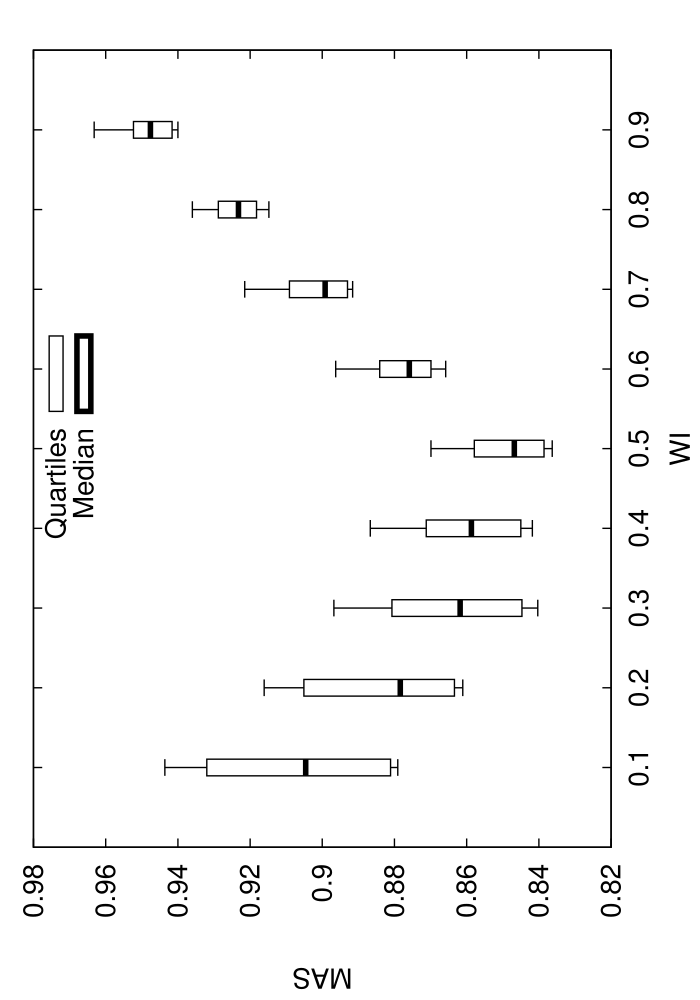

The gnuplot source for this figure:
set terminal postscript enhanced 20
set xrange[0:1]
set xlabel 'WI'
set ylabel 'MAS'
set key ins vert center top spacing 1.0
set output 'stat_COMP_W03.dat.eps'
set bars 4.0
set style fill empty
plot 'stat_COMP_W03.dat.elab' using 1:3:2:6:5:xticlabel(1) with candlesticks lt -1 lw 1 title 'Quartiles' whiskerbars,'' using 1:4:4:4:4:xticlabels(1) with candlesticks lt -1 lw 4 title 'Median'
